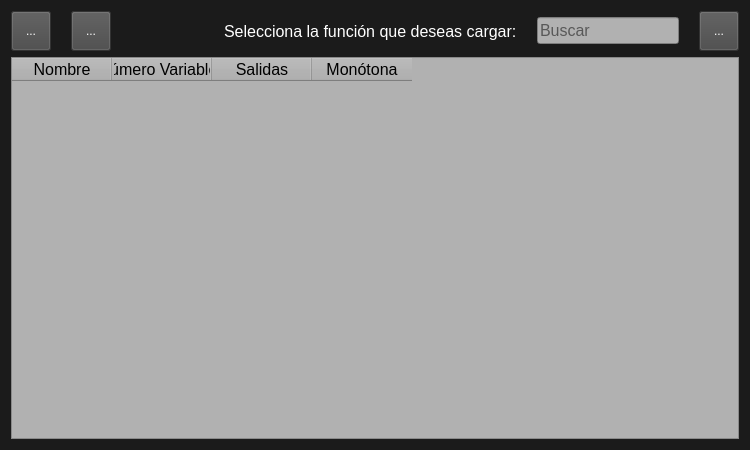
<?xml version="1.0" encoding="UTF-8"?>
<ui version="4.0">
 <class>Form</class>
 <widget class="QWidget" name="Form">
  <property name="geometry">
   <rect>
    <x>0</x>
    <y>0</y>
    <width>750</width>
    <height>450</height>
   </rect>
  </property>
  <property name="windowTitle">
   <string>Form</string>
  </property>
  <property name="styleSheet">
   <string notr="true">background-color: rgb(27, 27, 27);
color: rgb(255, 255, 255);</string>
  </property>
  <layout class="QGridLayout" name="gridLayout_2">
   <item row="0" column="0">
    <layout class="QGridLayout" name="gridLayout">
     <property name="horizontalSpacing">
      <number>20</number>
     </property>
     <item row="0" column="4">
      <widget class="QLineEdit" name="lineEdit">
       <property name="font">
        <font>
         <pointsize>12</pointsize>
        </font>
       </property>
       <property name="styleSheet">
        <string notr="true">color: rgb(0, 0, 0);
background-color: rgb(177, 177, 177);</string>
       </property>
       <property name="placeholderText">
        <string>Buscar</string>
       </property>
      </widget>
     </item>
     <item row="0" column="0">
      <widget class="QToolButton" name="toolButton_load">
       <property name="minimumSize">
        <size>
         <width>40</width>
         <height>40</height>
        </size>
       </property>
       <property name="styleSheet">
        <string notr="true">QToolButton{
color: rgb(255, 255, 255);
background-color: rgb(71, 71, 71);
}

QToolButton:hover{
	background-color: rgb(100, 100, 100);
}</string>
       </property>
       <property name="text">
        <string>...</string>
       </property>
       <property name="icon">
        <iconset resource="../Recursos/resources.qrc">
         <normaloff>:/images/load.ico</normaloff>:/images/load.ico</iconset>
       </property>
       <property name="iconSize">
        <size>
         <width>32</width>
         <height>32</height>
        </size>
       </property>
      </widget>
     </item>
     <item row="0" column="5">
      <widget class="QToolButton" name="toolButton">
       <property name="minimumSize">
        <size>
         <width>40</width>
         <height>40</height>
        </size>
       </property>
       <property name="styleSheet">
        <string notr="true">QToolButton{
color: rgb(255, 255, 255);
background-color: rgb(71, 71, 71);
}

QToolButton:hover{
	background-color: rgb(100, 100, 100);
}</string>
       </property>
       <property name="text">
        <string>...</string>
       </property>
       <property name="icon">
        <iconset resource="../Recursos/resources.qrc">
         <normaloff>:/images/return.ico</normaloff>:/images/return.ico</iconset>
       </property>
       <property name="iconSize">
        <size>
         <width>32</width>
         <height>32</height>
        </size>
       </property>
      </widget>
     </item>
     <item row="1" column="0" colspan="6">
      <widget class="QTableWidget" name="tableSC">
       <property name="minimumSize">
        <size>
         <width>725</width>
         <height>300</height>
        </size>
       </property>
       <property name="font">
        <font>
         <pointsize>12</pointsize>
        </font>
       </property>
       <property name="styleSheet">
        <string notr="true">color: rgb(0, 0, 0);
background-color: rgb(177, 177, 177);</string>
       </property>
       <property name="sizeAdjustPolicy">
        <enum>QAbstractScrollArea::AdjustToContents</enum>
       </property>
       <property name="alternatingRowColors">
        <bool>true</bool>
       </property>
       <attribute name="horizontalHeaderCascadingSectionResizes">
        <bool>false</bool>
       </attribute>
       <attribute name="horizontalHeaderDefaultSectionSize">
        <number>100</number>
       </attribute>
       <attribute name="verticalHeaderCascadingSectionResizes">
        <bool>false</bool>
       </attribute>
       <column>
        <property name="text">
         <string>Nombre</string>
        </property>
        <property name="font">
         <font>
          <pointsize>12</pointsize>
         </font>
        </property>
        <property name="background">
         <color>
          <red>255</red>
          <green>255</green>
          <blue>255</blue>
         </color>
        </property>
       </column>
       <column>
        <property name="text">
         <string>Número Variables</string>
        </property>
        <property name="font">
         <font>
          <pointsize>12</pointsize>
         </font>
        </property>
       </column>
       <column>
        <property name="text">
         <string>Salidas</string>
        </property>
        <property name="font">
         <font>
          <pointsize>12</pointsize>
         </font>
        </property>
       </column>
       <column>
        <property name="text">
         <string>Monótona</string>
        </property>
        <property name="font">
         <font>
          <pointsize>12</pointsize>
         </font>
        </property>
       </column>
      </widget>
     </item>
     <item row="0" column="1">
      <widget class="QToolButton" name="toolButton_remove">
       <property name="minimumSize">
        <size>
         <width>40</width>
         <height>40</height>
        </size>
       </property>
       <property name="styleSheet">
        <string notr="true">QToolButton{
color: rgb(255, 255, 255);
background-color: rgb(71, 71, 71);
}

QToolButton:hover{
	background-color: rgb(100, 100, 100);
}</string>
       </property>
       <property name="text">
        <string>...</string>
       </property>
       <property name="icon">
        <iconset resource="../Recursos/resources.qrc">
         <normaloff>:/images/remove.ico</normaloff>:/images/remove.ico</iconset>
       </property>
       <property name="iconSize">
        <size>
         <width>32</width>
         <height>32</height>
        </size>
       </property>
      </widget>
     </item>
     <item row="0" column="3">
      <widget class="QLabel" name="label">
       <property name="font">
        <font>
         <pointsize>12</pointsize>
        </font>
       </property>
       <property name="text">
        <string>Selecciona la función que deseas cargar:</string>
       </property>
      </widget>
     </item>
     <item row="0" column="2">
      <spacer name="horizontalSpacer">
       <property name="orientation">
        <enum>Qt::Horizontal</enum>
       </property>
       <property name="sizeHint" stdset="0">
        <size>
         <width>40</width>
         <height>20</height>
        </size>
       </property>
      </spacer>
     </item>
    </layout>
   </item>
  </layout>
 </widget>
 <resources>
  <include location="../Recursos/resources.qrc"/>
 </resources>
 <connections/>
</ui>
